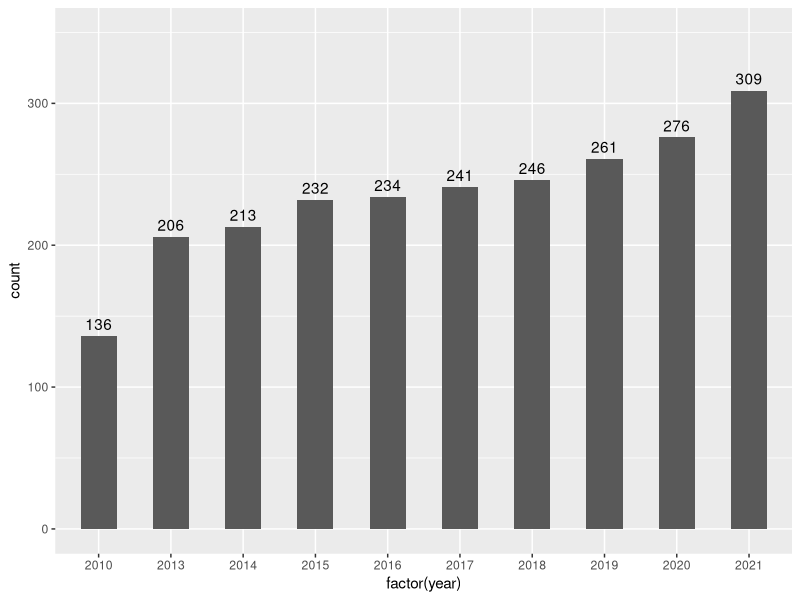
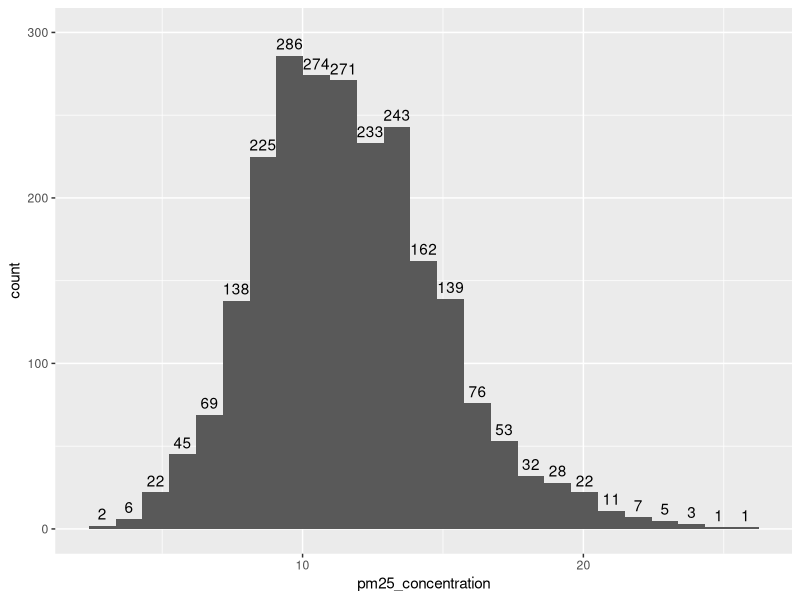
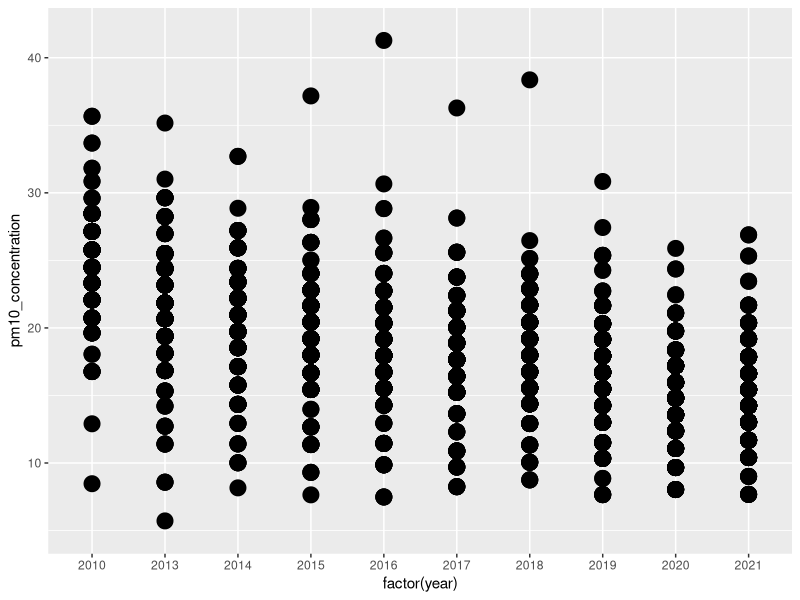
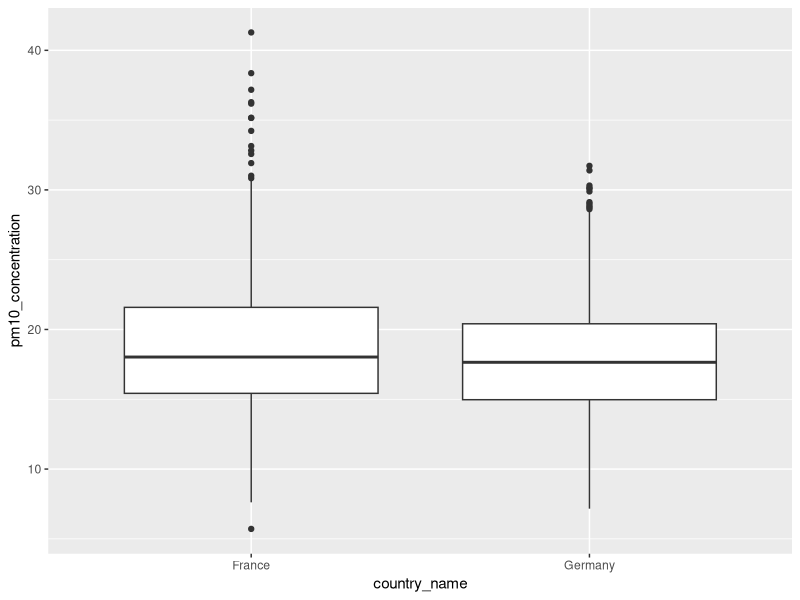
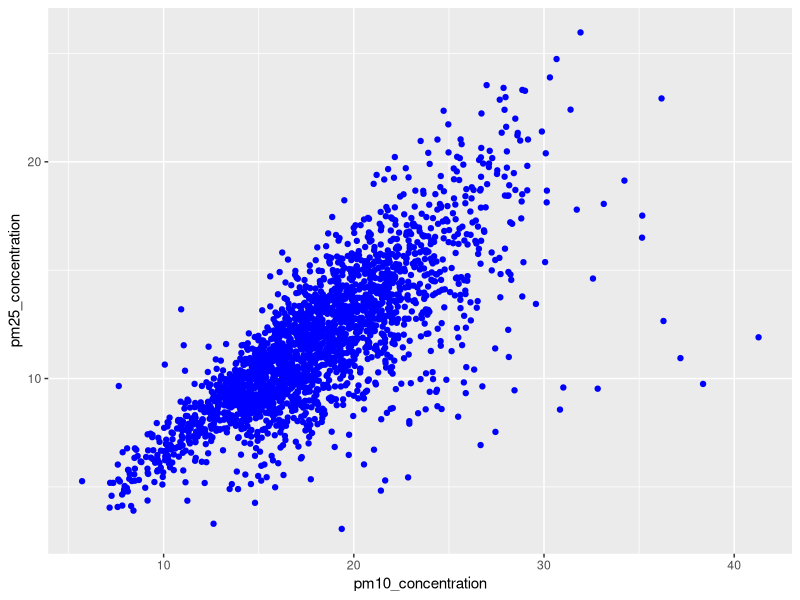
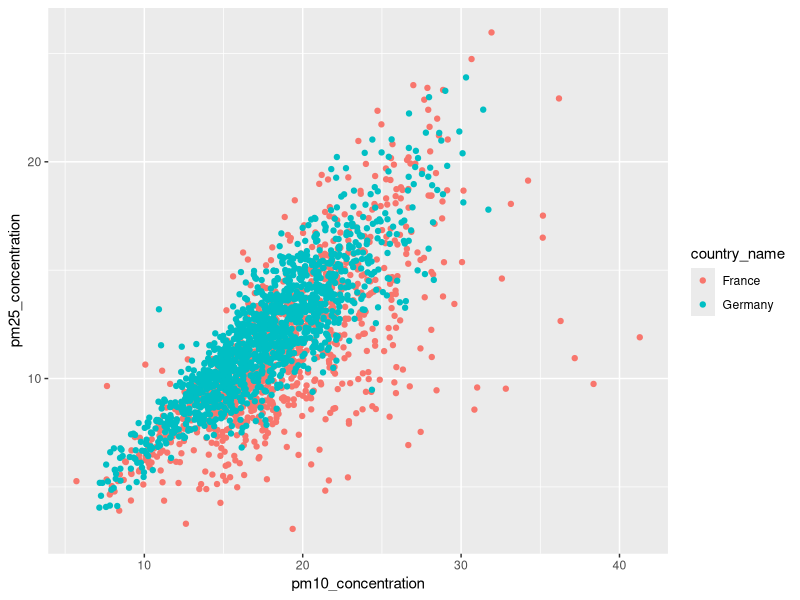
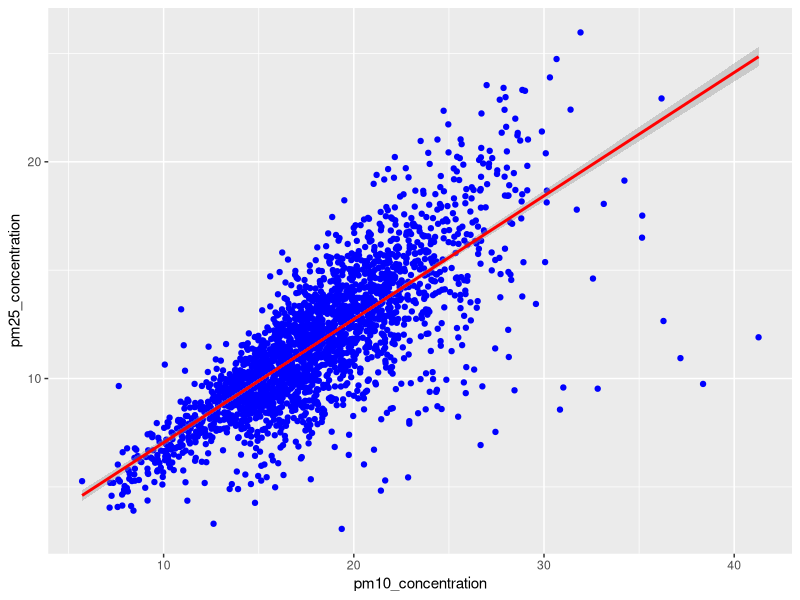
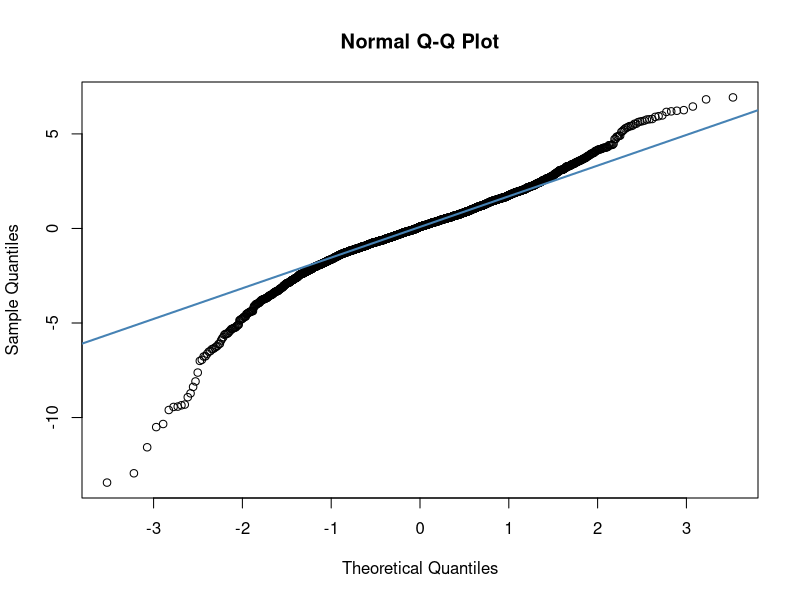

These charts were generated, in order, by the following R code:
## ---- chunk 1
dir()
## ---- chunk 2
# load in the dataset
project <- read.csv("WHO_DB_FR_GER_cleaned_2024.csv")
head(project)
## ---- chunk 3
# exploring, getting mean and median
summary(project)
## ---- chunk 4
# if we just want the dataset for one country
# filtering for Germany
germany_df <- project[(project$country_name == "Germany"),]
summary(germany_df)
## ---- chunk 5
# filtering for France
france_df <- project[(project$country_name == 'France'),]
summary(france_df)
## ---- chunk 6
# overall mean for entire dataset for PM2.5; substitute with germany_df 
# or france_df for country-specific mean
mean(project$pm25_concentration)
## ---- chunk 7
# or france_df for country-specific mean
mean(france_df$pm25_concentration)
## ---- chunk 8
# or france_df for country-specific min
min(france_df$pm25_concentration)
## ---- chunk 9
# overall median PM10
median(project$pm10_concentration)
## ---- chunk 10
install.packages('dplyr')
library(dplyr)
project$pm25_concentration %>% log() %>% mean() %>% exp %>% round(1)
## ---- chunk 11
range(project$pm25_concentration)
## ---- chunk 12
max(project$pm25_concentration) - min(project$pm25_concentration)
## ---- chunk 13
quantile(project$pm25_concentration, probs = c(0.25, 0.75))
## ---- chunk 14
# compute the IQR
quantile(project$pm25_concentration, probs = 0.75) - quantile(project$pm25_concentration, probs = 0.25)
## ---- chunk 15
var(project$pm25_concentration)
## ---- chunk 16
sd(project$pm25_concentration)
## ---- chunk 17
install.packages('ggplot2')
library(ggplot2)
## ---- chunk 18
# bar chart for year; year is integer currently, we can change to categorical (factor)
ggplot(project, aes(x = factor(year))) + geom_bar(stat = 'count', width = 0.5) + stat_count(aes(label = after_stat(count)), vjust = -0.5, geom = 'text') + ylim(0, 350)
## ---- chunk 19
# histogram for PM2.5 across both countries
ggplot(project, aes(x = pm25_concentration)) + geom_histogram(bins = 25) + stat_bin(aes(label = after_stat(count)), bins = 25, vjust = -0.5, geom = 'text') + ylim(0, 300)
## ---- chunk 20
# dotplot for how PM10 is distributed across different years
# make sure you convert year to a factor
ggplot(project) + geom_dotplot(aes(x = factor(year), y = pm10_concentration), binaxis = 'y', stackdir = 'center', stackratio = 0)
## ---- chunk 21
# boxplot for how PM10 distribution varies between the two countries
ggplot(project) + geom_boxplot(aes(x = country_name, y = pm10_concentration))
## ---- chunk 22
# scatterplot 
ggplot(project) + geom_point(aes(x = pm10_concentration, y = pm25_concentration), color = 'blue')
## ---- chunk 23
# also use country as a way to differentiate the points
ggplot(project) + geom_point(aes(x = pm10_concentration, y = pm25_concentration, color = country_name))
## ---- chunk 24
# two sample t test for our project
# let's say we hypothesise that AQ in Germany is worse than 
# France. Is this true? 
t.test(germany_df$pm25_concentration, france_df$pm25_concentration, alternative = 'greater')

## ---- chunk 25
# change the data source to germany_df or france_df for
# country-specific model 
project_lm <- lm(pm25_concentration ~ pm10_concentration, project)
coef(project_lm)
## ---- chunk 26
pm25_prediction <- data.frame(pm10_concentration = c(40, 50, 60))
pm25_prediction
## ---- chunk 27
# using our model for predictions
pm25_prediction$prediction <- predict(project_lm, pm25_prediction)
pm25_prediction
## ---- chunk 28
# visualising our model 
ggplot(project, aes(x = pm10_concentration, y = pm25_concentration)) + geom_point(color = 'blue') + geom_smooth(se = TRUE, method = lm, color = 'red')
## ---- chunk 29
# doing the hypothesis test for our model 
summary(project_lm)
## ---- chunk 30
# compute residuals and fitted values 
project$residuals <- residuals(project_lm)
project$fitted <- fitted(project_lm)
head(project)
## ---- chunk 31
# plot the normal probabiity plot
qqnorm(project$residuals)
qqline(project$residuals, col = 'steelblue', lwd = 2)
## ---- chunk 32
# e vs y^
plot(x = project$fitted, y = project$residuals)
## ---- chunk 33
# e vs x
plot(x = project$pm10_concentration, y = project$residuals)
## ---- chunk 34
# e vs time
plot(x = project$year, y = project$residuals)
## ---- chunk 35
# adding NO2 concentration as an additional predictor 
project_mlr <- lm(pm25_concentration ~ pm10_concentration + no2_concentration, data = project)
coef(project_mlr)
## ---- chunk 36
# using our model for predictions
mlr_predictions <- data.frame(pm10_concentration = c(40, 50, 60), 
                              no2_concentration = c(60, 40, 30))

mlr_predictions$predictions <- predict(project_mlr, mlr_predictions)
mlr_predictions
## ---- chunk 37
# doing the hypothesis test
summary(project_mlr)
## ---- chunk 38
# checking for multicollinearity
install.packages('car')
library(car)
## ---- chunk 39
vif(project_mlr)
